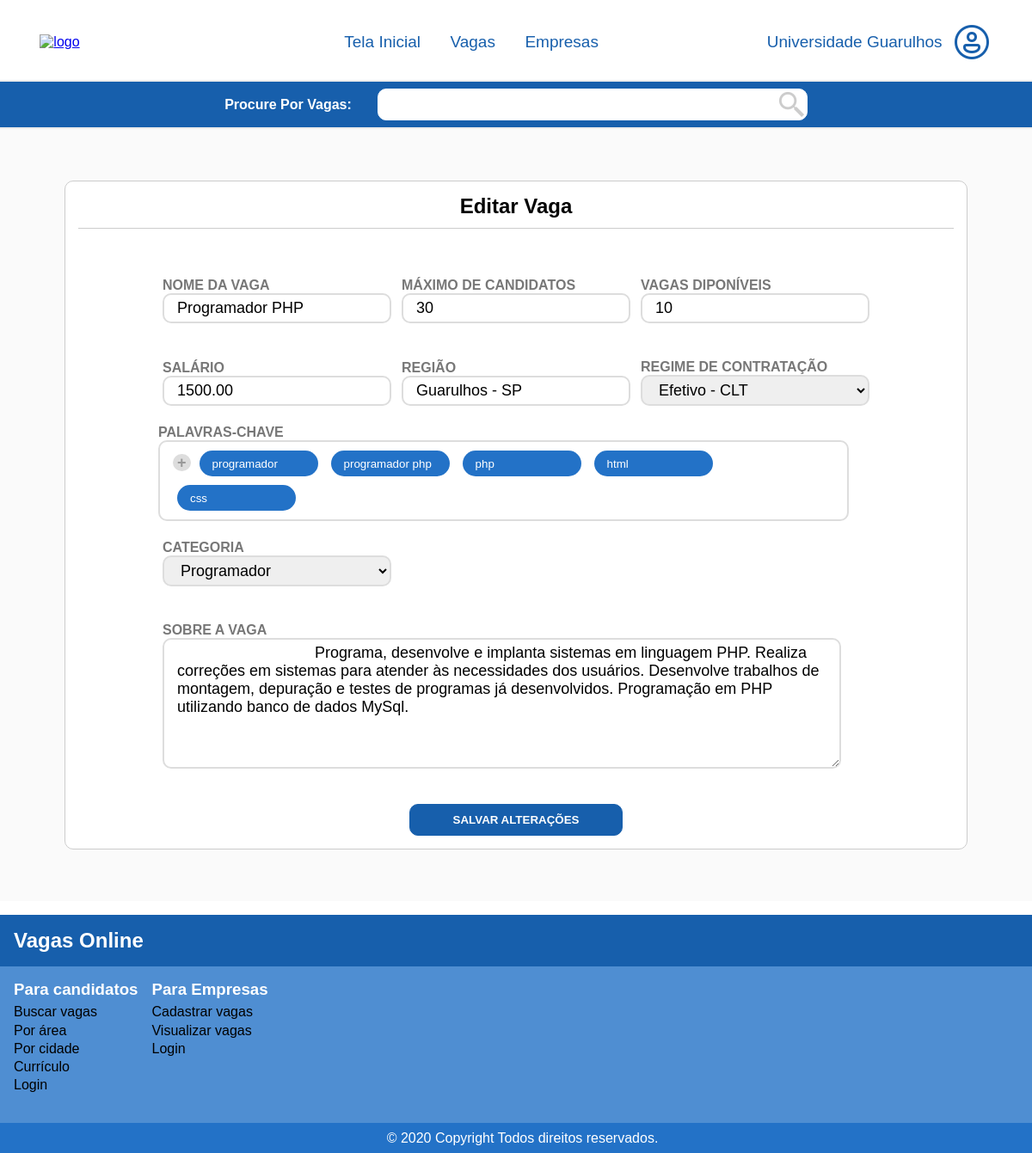
The page /view/editarVaga.php?id=1 (signed in) on the database its author committed.
### tables this page shows
CREATE TABLE `vaga` (
  `id_vaga` int(11) NOT NULL,
  `id_empresa` int(11) NOT NULL,
  `nome_vaga` varchar(55) NOT NULL,
  `salario_vaga` decimal(7,2) NOT NULL,
  `regimeContratacao_vaga` varchar(25) NOT NULL,
  `regiao_vaga` varchar(50) NOT NULL,
  `exigencias_vaga` varchar(500) NOT NULL,
  `maxInscritos_vaga` int(4) NOT NULL,
  `categoria_vaga` varchar(30) NOT NULL,
  `palavrasChave_vaga` varchar(80) NOT NULL,
  `qntVagasDisponivel_vaga` int(4) NOT NULL
);

### Source/Model/Vaga.php (called while the page is built, shortened)
<?php
function BuscarVaga($id)
{
    include "banco.php";
    $dataBuscar = $conn->query("SELECT * FROM vaga WHERE id_vaga =".$id);
    return $dataBuscar->fetch();
}

### View/editarVaga.php (the view, shortened to what this page needs)
<!DOCTYPE html>
<html lang="pt-br">
<head>
  <link rel="stylesheet" href="css/editarVaga.css">
</head>
  <body>
    <?php include "header.php"; ?>
    <main>
    <form id="containerVaga" action="http://localhost/VagasOnline/Source/Controller/EditarVagaController.php?id=<?= $_GET["id"] ?>" method="post">
            <div id="dvTitulo">
                <h2>Editar Vaga</h2>
            </div>
            <?php
                include "../Source/Model/Vaga.php";
                $dadosVaga = BuscarVaga($_GET["id"]);
            ?>
            <table>
                <tr>
                    <th>
                        <p class="campos">
                            <b>NOME DA VAGA</b><br>
                            <input class="inputFormulario" type="text" value="<?= $dadosVaga["nome_vaga"] ?>" name="nomeVaga">
                        </p>
                    </th>
                    <th>
                        <p class="campos">
                            <b>MÁXIMO DE CANDIDATOS</b><br>
                            <input class="inputFormulario" type="number" max="1000" name="numMax" value="<?= $dadosVaga["maxInscritos_vaga"] ?>" style="max-height: 35px;">
                        </p>
                    </th>
                    <th>
                        <p class="campos">
                            <b>VAGAS DIPONÍVEIS</b><br>
                            <input class="inputFormulario" type="number" max="1000" value="<?= $dadosVaga["qntVagasDisponivel_vaga"] ?>" name="numVagasDisponivel">
                        </p>
                    </th>
                </tr>
                <tr>
                    <th>
                        <p class="campos">
                            <b>SALÁRIO</b><br>
                            <input class="inputFormulario" type="text" value="<?= $dadosVaga["salario_vaga"] ?>" name="salario">
                        </p>
                    </th>
                    <th>
                        <p class="campos">
                            <b>REGIÃO</b><br>
                            <input class="inputFormulario" type="text" value="<?= $dadosVaga["regiao_vaga"] ?>" name="regiao">
                        </p>
                    </th>
                    <th>
                        <p class="campos">
                            <b>REGIME DE CONTRATAÇÃO</b><br>
                            <select name="regimeContratacao" class="dropdown">
                                <option value="clt" <?= ($dadosVaga["regimeContratacao_vaga"] == "clt") ? "selected" : "" ?>>Efetivo - CLT</option>
                            </select>
                        </p>
                    </th>
                </tr>
                <tr>
                    <th colspan="3" style="text-align: left;">
                        <label class="campos">
                            <b>PALAVRAS-CHAVE</b>
                            <div id="palavrasChave">
                                <b id="addPalavraChave" onclick="criarPalavraChave()">+</b>
                                <?php
                                    $palavrasChave = $dadosVaga["palavrasChave_vaga"];
                                    $palavrasChave = explode(",", $palavrasChave);
                                    for ($i = 0; $i < count($palavrasChave); $i++) {
                                        echo '
                                          <input type="text" id="'.$i.'" class="palavraChave" onkeyup="pegarValor(this)" value="'.$palavrasChave[$i].'">
                                        ';
                                    }
                                ?>
                            </div>
                        </label>
                    </th>
                </tr>
                <tr>
                    <th>
                        <p class="campos">
                            <b>CATEGORIA</b><br>
                            <select name="categoria" class="dropdown" required>
                                <option value="programador" <?= ($dadosVaga["categoria_vaga"] == "programador") ? "selected" : "" ?>>Programador</option>
                            </select>
                        </p>
                    </th>
                </tr>
                <tr>
                    <th colspan="3">
                        <p class="campos">
                            <b>SOBRE A VAGA</b><br>
                            <textarea class="inputFormulario" name="sobreVaga" id="sobreVaga" cols="110" rows="10">
                                <?= $dadosVaga["exigencias_vaga"]; ?>
                            </textarea>
                        </p>
                    </th>
                </tr>
            </table>
            <button id="btnCadastrar" type="submit">SALVAR ALTERAÇÕES</button>
        </form>
    </main>
    <?php include "footer.php"; ?>
  </body>
</html>

### View/css/editarVaga.css (style rules this page uses)
main { display: flex; justify-content: center; align-content: center; background-color: #FAFAFA; padding: 5% 0; }
#containerVaga { width: 1050px; min-height: 650px; background-color: #fff; border: 1px solid #ccc; border-radius: 10px; padding: 15px; text-align: center; }
#dvTitulo { width: 100%; height: 40px; border-bottom: 1px solid #ccc; text-align: center; }
form p { text-align: left; width: 100%; }
.campos { color: #777; }
.inputFormulario { padding: 5px 15px; font-size: 18px; border-radius: 10px; border: 2px solid #ddd; outline: none; }
#btnCadastrar { font-weight: bolder; padding: 10px 50px; background-color: #175fac; border: 1px solid #175fac; color: #fff; font-weight: bolder; border-radius: 10px; cursor: pointer; outline: none; margin-top: 15px; }
table { display: flex; justify-content: center; align-items: center; margin-top: 35px; }
table p { padding: 20px 5px; }
#palavrasChave { max-width: 803px; min-height: 35px; padding: 5px 15px; font-size: 18px; border-radius: 10px; border: 2px solid #ddd; outline: none; }
#addPalavraChave { padding: 0 5px; border-radius: 50%; background-color: #ddd; color: #999; cursor: pointer; user-select: none; }
.palavraChave { width: 138px; height: 30px; border: 0; outline: none; border-radius: 15px; margin: 5px; padding: 5px 15px; outline: none; background-color: #2372c7; color: #fff; }
.dropdown { width: 100%; padding: 5px 15px; font-size: 18px; border-radius: 10px; border: 2px solid #ddd; outline: none; }
#sobreVaga { max-width: 789px; min-width: 789px; max-height: 152px; min-height: 152px; border-radius: 10px; border: 2px solid #ddd; outline: none; padding: 5px 15px; }

### View/header.php (style rules this page uses)
* { margin: 0; padding: 0; box-sizing: border-box; font-family: Arial, Helvetica, sans-serif; }

### rows shown on the page
vaga: nomeVaga "Programador PHP", numMax "30", numVagasDisponivel "10", salario "1500.00", regiao "Guarulhos - SP", regimeContratacao "Efetivo - CLT", palavrasChave_vaga "programador", palavrasChave_vaga "programador php", palavrasChave_vaga "php", palavrasChave_vaga "html", palavrasChave_vaga "css", categoria "Programador", sobreVaga "Programa, desenvolve e implanta sistemas em linguagem PHP. Realiza correções em sistemas para atender às necessidades dos usuários. Desenvolve trabalhos de montagem, depuração e testes de programas já desenvolvidos. Programação em PHP utilizando banco de dados MySql."

### other values the page prints
$_SESSION["nome"] "Universidade Guarulhos"
